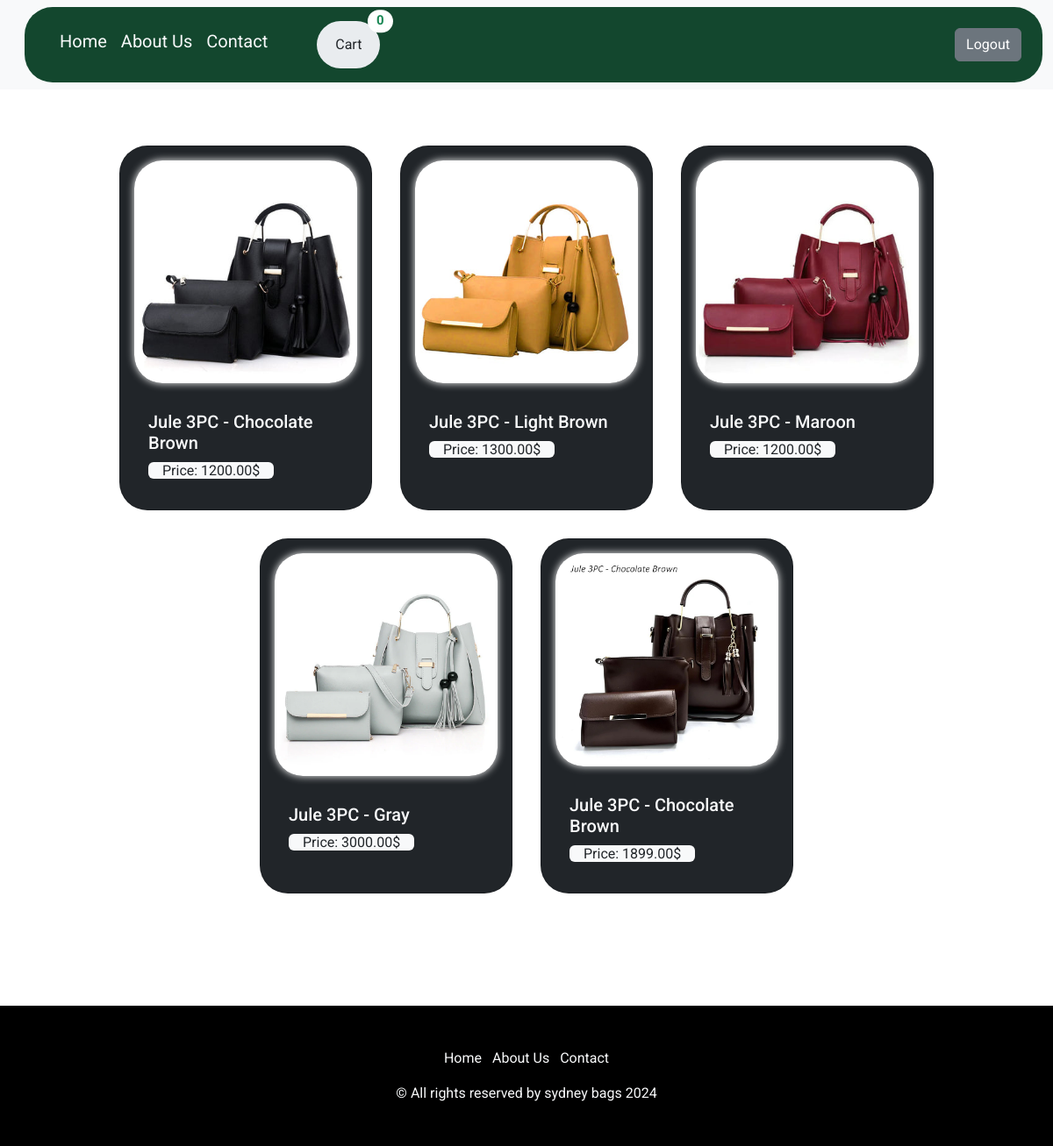
The app's page /store/home/ (signed in) with its own data.
### store/models.py (models this page shows, shortened)
class Product(models.Model):
    title = models.CharField(max_length=255)
    size = models.CharField(max_length=50)
    description = models.TextField()
    color = models.CharField(max_length=50)
    retail_price = models.DecimalField(max_digits=10, decimal_places=2)
    wholesale_price = models.DecimalField(max_digits=10, decimal_places=2)
    stock = models.IntegerField()
    image = models.ImageField(upload_to='store/product/images', blank=True, null=True)

### store/views.py (the view)
# urls.py: path('home/',views.HomePage,name='store/home/'),
@login_required(login_url='Index')
def HomePage(request):
    products = Product.objects.all()
    cart = Cart(request)
    cart = request.session.get('cart', {})
    cart_items = cart  # Get cart dictionary from session
    cart_count = sum(item['quantity'] for item in cart_items.values())  # Calculate total items in cart
    context = {
        'products': products,
        'cart_count': cart_count  # Pass the count to the template
    }
    return render(request, 'home.html', context)

### cart/context_processors.py (called while the page is built)
def cart(request):
  return { 'cart': Cart(request) }

### templates/home.html (shortened to what this page needs)
{% extends "base.html" %}
{% block content %}
{% load static %}
<div class="container-fluid p-5 mb-3">
  <div class="row d-flex justify-content-center ">
    {% for x in products %}
      <div class="card m-3 p-3 bg-dark text-light rounded-5 " style="width: 18rem;" title="{{ x.title }}">
        <a href="{% url 'view_product' x.id %}" class="text-decoration-none text-light" >
          <img src="{{x.image.url}}" class="card-img-top border-0 rounded-5 shadow " alt="Default Image" width="70" style="box-shadow: 0px 0px 10px white !important;">
          <div class="card-body">
            <h5 class="card-title">{{ x.title }}</h5>
            <p class="bg-light text-dark px-3 rounded-2 d-inline">Price: {{ x.retail_price }}$</p>
          </div>
        </a>
      </div>
    {% empty %}
      <p>No products available!</p>
    {% endfor %}
  </div>
</div>
  {% block cartCount %}   {{ cart_count }} {% endblock cartCount %}
{% endblock content %}

### templates/base.html (shortened to what this page needs)
<!DOCTYPE html>
<html lang="en">
  <head>
    <link
      href="https://cdn.jsdelivr.net/npm/bootstrap@5.3.3/dist/css/bootstrap.min.css"
      rel="stylesheet"
    />
    {% load static %}
    <link rel="stylesheet" href="{% static 'css/base.css'%}" />
  </head>
  <body id="fonts" class="d-flex flex-column min-vh-100">
    <nav
      class="navbar navbar-expand-md navbar-success bg-light  "
    >
      <div class="container-fluid ">
        <div class="collapse navbar-collapse p-2 py-3 px-4 rounded-5 text-light" id="navbarSupportedContent" style="background-color: #13472E
" >
          <ul class="navbar-nav me-auto mb-2 mb-lg-0 ms-2 fs-5 text-primary">
            <li class="nav-item">
              <a class="nav-link active text-light" aria-current="page" href="{% url 'store/home/' %}">Home</a>
            </li>
            <li class="nav-item">
              <a class="nav-link active text-light" aria-current="page" href="{% url 'store/about_us' %}">About Us</a>
            </li>
            <li class="nav-item">
              <a class="nav-link active text-light" aria-current="page" href="{% url 'store/contact_us' %}">Contact</a>
            </li>
            <li class="nav-item">
              <a class="nav-link position-relative text-light ms-5 bg-body-secondary rounded-pill rounded-1" href="{% url 'cart_summary' %}">
                <button class="btn btn-tertiary  ">Cart</button>
                <span
                  id="cart-count"
                  class="position-absolute top-0 start-100 translate-middle badge rounded-pill text-success bg-white"
                >
                {% block cartCount %}   {{ cart_count }} {% endblock cartCount %}
                </span>
              </a>
            </li>
          </ul>
          <div class="">
            <li class="nav-item ms-5 d-flex align-items-center">
              <a class="btn btn-secondary  aria-current="page href="{% url 'logout' %}">Logout</a>
            </li>
          </div>
        </div>
      </div>
    </nav>
    <div class="container-fluid d-flex flex-column flex-grow-1">
      {% block content%}
      {% endblock content%}
    </div>
    <footer class="bg-black text-light py-5 mt-5">
      <div class="container text-center">
        <ul class="list-inline mb-3">
          <li class="list-inline-item">
            <a href="{% url 'store/home/' %}" class="text-decoration-none text-light">Home</a>
          </li>
          <li class="list-inline-item">
            <a href="{% url 'store/about_us' %}" class="text-decoration-none text-light">About Us</a>
          </li>
          <li class="list-inline-item">
            <a href="{% url 'store/contact_us' %}" class="text-decoration-none text-light">Contact</a>
          </li>
        </ul>
        <p class="mb-0">&copy; All rights reserved by sydney bags 2024</p>
      </div>
    </footer>
  </body>
</html>

### store/static/css/base.css (style rules this page uses)
#navbarSupportedContent { font-size: 4rem !important; }
#fonts { font-family: "Roboto", sans-serif !important; font-weight: 400; font-style: normal; }

### records on screen
Product: image (picture), title "Jule 3PC - Chocolate Brown", retail_price "1200.00"
Product: image (picture), title "Jule 3PC - Light Brown", retail_price "1300.00"
Product: image (picture), title "Jule 3PC - Maroon", retail_price "1200.00"
Product: image (picture), title "Jule 3PC - Gray", retail_price "3000.00"
Product: image (picture), title "Jule 3PC - Chocolate Brown", retail_price "1899.00"

### other values on screen
{{ cart_count }} "0"
